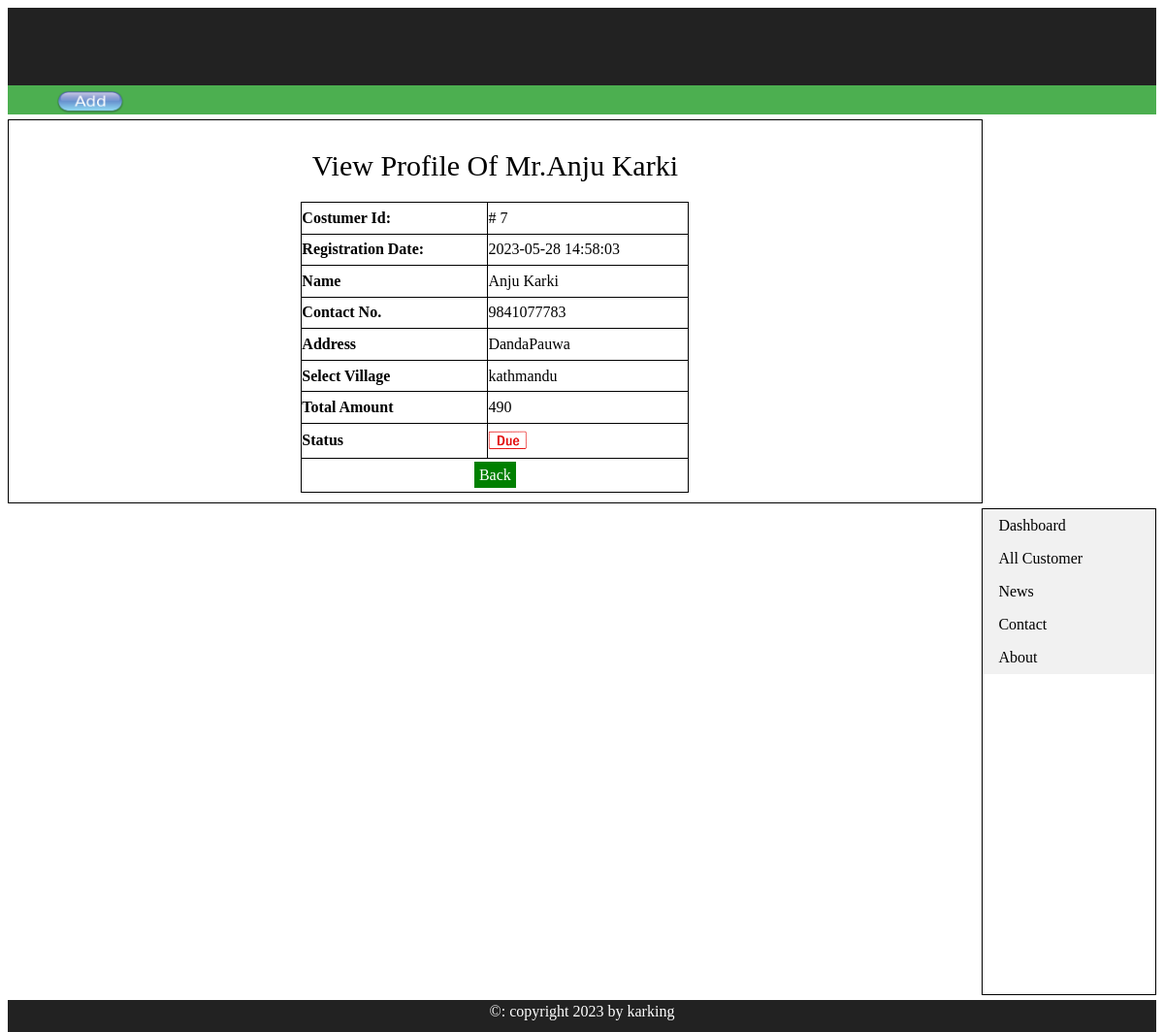
Page /view_costumer.php?cos_id=7 on the committed database.
### tables this page shows
CREATE TABLE `costumers` (
  `cos_id` int(10) NOT NULL,
  `cos_name` text NOT NULL,
  `mobile` varchar(15) NOT NULL,
  `village` text NOT NULL,
  `p_status` text NOT NULL,
  `cos_address` text NOT NULL,
  `date` timestamp NOT NULL DEFAULT CURRENT_TIMESTAMP
);

### view_costumer.php (the view, shortened to what this page needs)
<?php
include("includes/db24.php");
?>
<html>
<head>
 <body>
  <div class="header">
</div>
  <div class="navbar"><a href="add_costumer.php"><img src="images/add1.png" height="24" width="70"></a></div>
  <div class="left_content">
<?php
     $user = $_GET['cos_id'];
		$get_costumers="select*from costumers where cos_id='$user'";
		$run_costumers=mysqli_query($con, $get_costumers);
		$row_costumers=mysqli_fetch_array($run_costumers);
			$cos_id = $row_costumers['cos_id'];
			$cos_name = $row_costumers['cos_name'];
			$cos_mob = $row_costumers['mobile'];
			$cos_add = $row_costumers['cos_address'];
			$cos_village = $row_costumers['village'];
			$date = $row_costumers['date'];
		    $total=0;
			$pro_price="select*from entery WHERE cos_id='$cos_id'";
			$run_pro_price=mysqli_query($con,$pro_price);
			while($p_price=mysqli_fetch_array($run_pro_price)){
			$amount=array($p_price['price']);
			$values=array_sum($amount);
			$total +=$values;
			}
			if($total=='0'){
				$u_status="<img src='images/paid.png' width='40'height='20'>";
			}
			  else{
				 $u_status="<img src='images/due.png' width='40'height='20'>";
			      }
	     ?>
 <div align="center" style="font-size:30px; font-style:bolder;padding-bottom:20px;padding-top:20px;">
 View Profile Of Mr.<?php echo $cos_name;?>
   </div>
  <table align="center"width="400px"height="300px">
  <tr>
  <td><b>Costumer Id: </b></td>
  <td>  #
  <?php echo $cos_id;?>
  </td>
  </tr>
    <tr>
  <td><b>Registration Date: </b></td>
  <td>
  <?php echo $date;?>
  </td>
  </tr>
  <tr>
  <td><b>Name</b></td>
  <td>
 <?php echo $cos_name;?>
  </td>
  </tr>
  <tr>
  <td><b>Contact No.</b></td>
  <td>
<?php echo $cos_mob;?>
  </td>
  </tr>
   <tr>
  <td><b> Address</b></td>
  <td>
<?php echo $cos_add;?>
  </td>
  </tr>
	  <tr>
	  <td><b>Select Village</b></td>
	  <td><?php echo $cos_village;?></td>
  </tr>
	  <tr>
	  <td><b>Total Amount</b></td>
	  <td><?php echo $total;?></td>
  </tr>
	  <tr>
	  <td><b>Status</b></td>
	  <td><?php echo $u_status;?></td>
  </tr>
<tr style="height:35px;">
	<td align="center" colspan="2"><a href="all_costumer.php"style="text-decoration:none; color:#fff;background: green;padding:5px;">Back</a>
  </tr>
  </table>
</div>
  <div class="right_content">
    <ul>
	   <li><a href="index.php">Dashboard</a></li>
       <li><a href="all_costumer.php">All Customer</a></li>
       <li><a href="#news">News</a></li>
       <li><a href="#contact">Contact</a></li>
       <li><a href="#about">About</a></li>
    </ul>
  </div>
  <div class="footer"><div align="center" class="footer_text">&copy: copyright 2023 by karking</div></div>
 </body>
</html>

### view_costumer.php (style rules this page uses)
.header { padding-top:10px; padding-left:10px; height:70px; width:auto; background:#222; }
.navbar { padding-top:5px; padding-left:50px; height:25px; width:auto; background:#4caf50; }
.left_content { float:left; padding:10px; margin-top:5px; height:auto; width:83%; background:#fff; border:1px solid black; }
table,td { padding:0px; border:1px solid black; border-collapse: collapse; }
.right_content { float:right; margin-top:5px; height:500px; width:15%; background:#fff; border:1px solid black; }
ul { list-style-type: none; margin: 0; padding: 0; width: 100%; background-color: #f1f1f1; }
li a { display: block; color: #000; padding: 8px 16px; text-decoration: none; }
.footer { margin-top:5px; padding-top:3px; float:left; height:30px; width:100%; background:#222; }
.footer_text { color:#fff; }

### rows in the picture
costumers: cos_name "Anju Karki", cos_id "7", date "2023-05-28 14:58:03", mobile "9841077783", cos_address "DandaPauwa", village "kathmandu"

### other values in the picture
$total "490"
